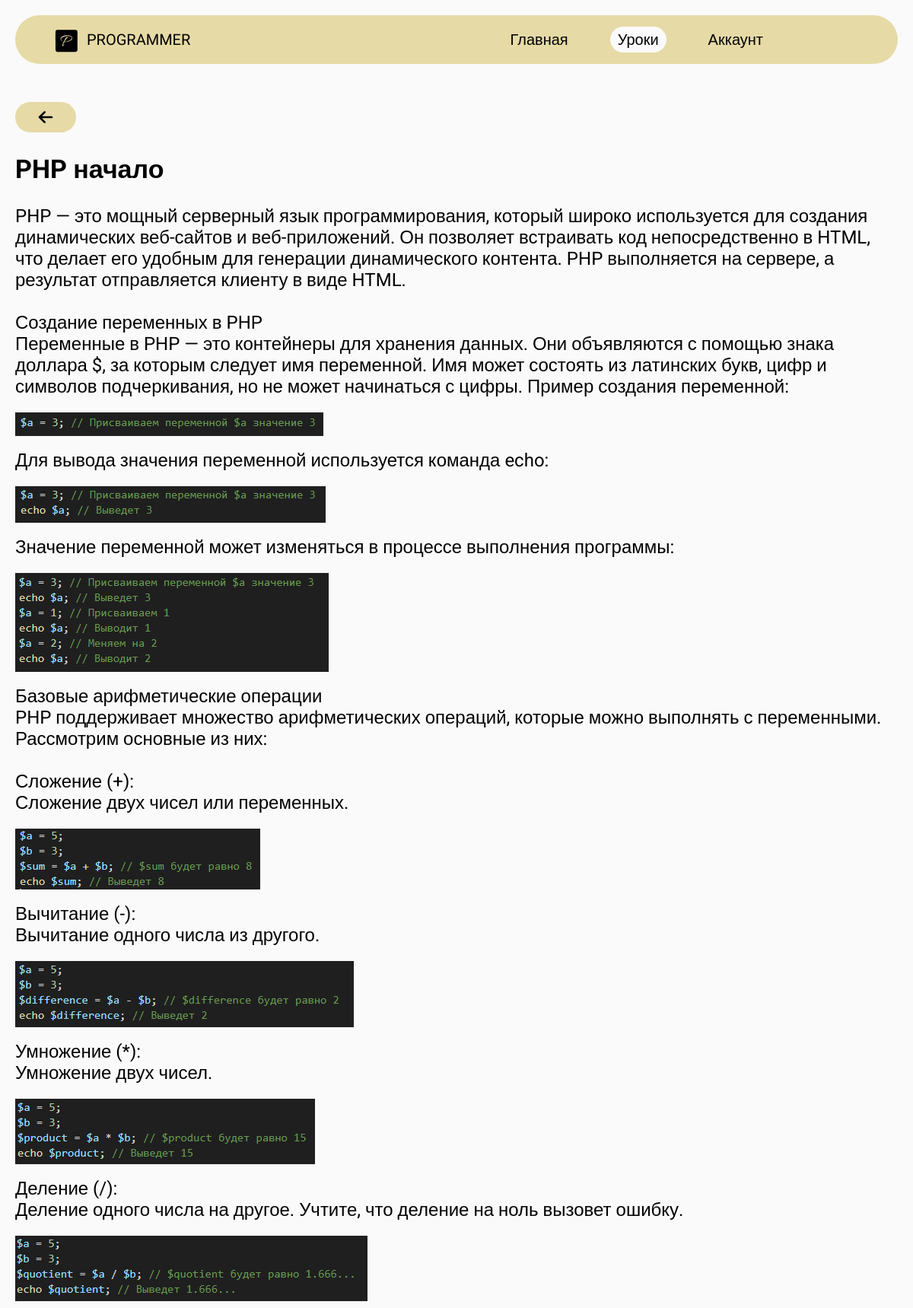
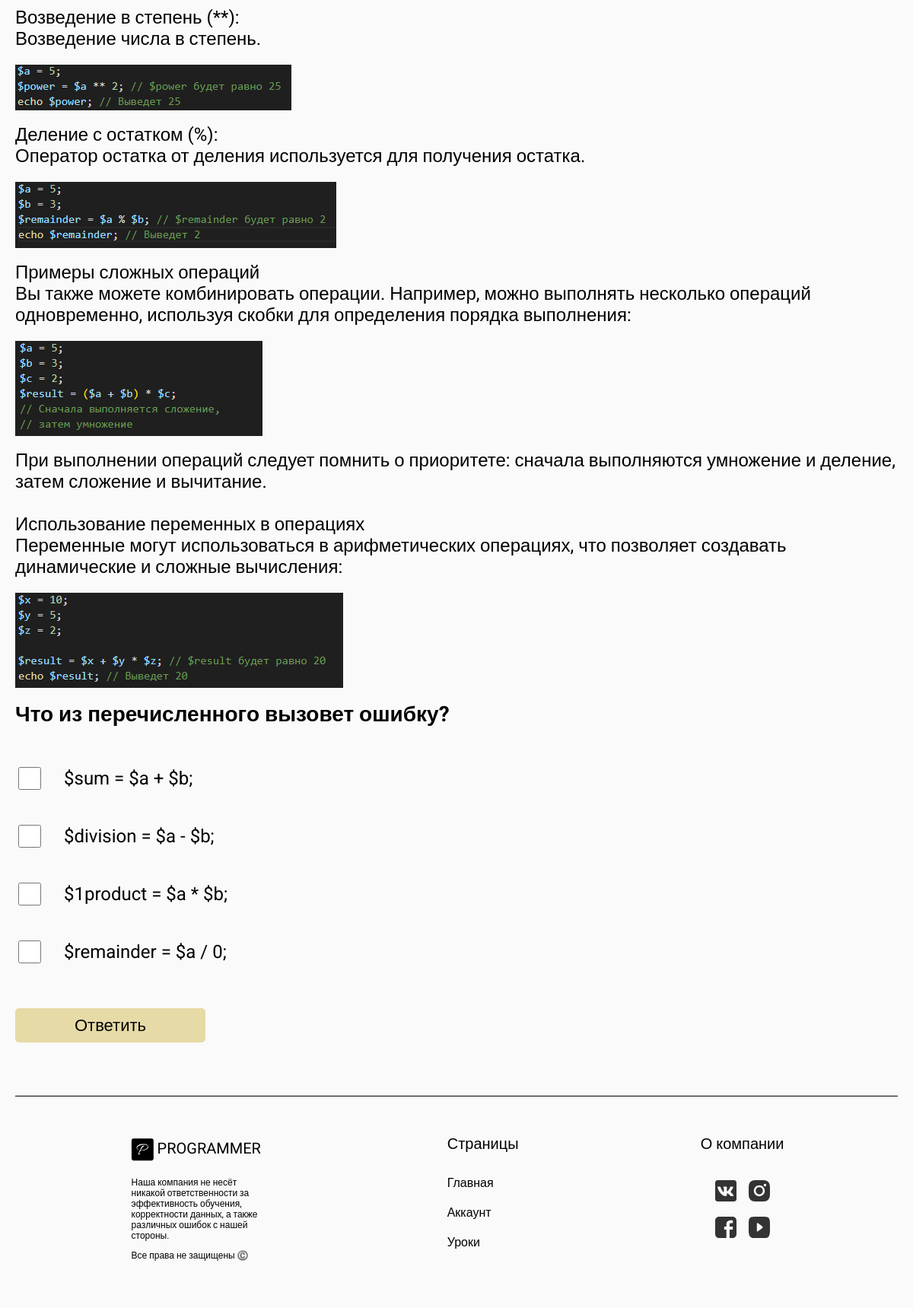
The app's page /lesson/1 (signed in) with its own data (2 pictures, top to bottom).
### app.py (models this page shows)
class Lessons(db.Model):
    __tablename__ = 'lessons'
    id = db.Column(db.Integer, primary_key=True)
    title = db.Column(db.String(100), nullable=False)
    text = db.Column(db.Text, nullable=False)
    questions = db.relationship('Questions', backref='lesson', lazy=True)
    passed = db.relationship('UsersPassed', backref='lesson', lazy=True)

class Questions(db.Model):
    __tablename__ = 'questions'
    id = db.Column(db.Integer, primary_key=True)
    question = db.Column(db.String(300), nullable=False)
    answers = db.Column(db.Text, nullable=False)
    isCorrect = db.Column(db.Text, nullable=False)
    lesson_id = db.Column(db.Integer, db.ForeignKey('lessons.id'), nullable=False)

### app.py (the view)
@app.route('/lesson/<int:lesson_id>' , methods=['GET','POST'])
@checkToken
def lesson(lesson_id):
    current_lesson = Lessons.query.get_or_404(lesson_id)
    if current_lesson:
        questions = Questions.query.filter_by(lesson_id=lesson_id).all()
        for question in questions:
            question.answer_load = json.loads(question.answers)
            question.isCorrect_load = json.loads(question.isCorrect)
        next_lesson = lesson_id+1
        last_lesson = Lessons.query.order_by(Lessons.id.desc()).first()
        if next_lesson>last_lesson.id:
            next_lesson = False
        lessonsDB = Lessons.query.all()
        passed_lesson = UsersPassed.query.filter_by(user=session['user_session']).all()
        available_lessons = set()
        for passed in passed_lesson:
            if passed.is_passed:
                available_lessons.add(passed.lesson_id)
        for lesson in lessonsDB:
            if lesson.id not in available_lessons:
                available_lessons.add(lesson.id)
                break
        if lesson_id in available_lessons:
            return render_template('lesson.html', lesson=current_lesson, questions=questions,active_page='lessons', next_lesson=next_lesson, available_lessons=available_lessons)
        else:
            return redirect(url_for('lessons'))
    else:
        return redirect(url_for('lessons'))

### app.py (called while the page is built)
def checkToken(f):
    @wraps(f)
    def decorated_function(*args, **kwargs):
        token = request.cookies.get(TOKEN_NAME)
        if token:
            user = UsersDB.query.filter_by(token=token).first()
            if user:
                session['user_session'] = user.username
                session['user_status'] = user.status
        return f(*args, **kwargs)
    return decorated_function

@app.before_request
def before_request():
    if 'user_session' not in session:
        token = request.cookies.get(TOKEN_NAME)
        if token:
            user = UsersDB.query.filter_by(token=token).first()
            if user:
                session['user_session'] = user.username
                session['user_status'] = user.status

### templates/lesson.html (shortened to what this page needs)
{% extends 'pattern.html' %}
{% block main %}
    {% if session['user_session'] %}
        <div class="lesson">
            <a href="{{ url_for('lessons')}}" class="lesson-href"><img src="../static/img/arrow-right.svg" alt=""></a>
            <h2 class="lesson-title">{{ lesson.title }}</h2>
            <p class="lesson-text">{{ lesson.text| safe}}</p>
            {% for question in questions %}
            <div class="lesson-test">
                <h3 class="lesson-test-question">{{ question.question }}</h3>
                {% if question.answer_load %}
                    <form class="lesson-test-form" id="lesson-test">
                        <ul class="lesson-test-form-ul">
                        {% for answer in question.answer_load %}
                            <li class="lesson-test-form-ul-li">
                                <input type="checkbox" name="test-checkbox" value="{{ loop.index}}" class="lesson-test-form-ul-checkbox">
                                <p class="lesson-test-form-ul-answer">{{ answer }}</p>
                            </li>
                        {% endfor %}
                        </ul>
                        <button type="button" class="lesson-test-form-button" id="{{lesson.id}}">Ответить</button>
                    </form>
                {% endif %}
            </div>
            {% endfor %}
        </div>
    {% else %}
        <script> window.location.href = "{{ url_for('index')}}"</script>
    {% endif %}
{% endblock %}

### static/css/main.css (style rules this page uses)
body { margin: 0; }
html { background-color: rgb(250, 250, 250); }
.lesson { max-width: 1200px; margin: 50px auto; padding: 0 20px; }
.lesson .lesson-href { text-decoration: none; color: black; width: 80px; height: 40px; border-radius: 20px; background-color: #e6daa6; border: none; font-size: 40px; display: flex; align-items: center; justify-content: center; cursor: pointer; }
.lesson .lesson-href img { width: 32px; rotate: 180deg; }
.lesson .lesson-title { font-size: 34px; }
.lesson .lesson-text { font-size: 24px; white-space: pre-wrap; }
.lesson .lesson-text img { max-width: 80%; display: flex; margin: 20px auto -10px 0; justify-content: left; }
.lesson .lesson-test .lesson-test-question { font-size: 28px; }
.lesson .lesson-test .lesson-test-form .lesson-test-form-ul { padding: 0; max-width: -moz-fit-content; max-width: fit-content; }
.lesson .lesson-test .lesson-test-form .lesson-test-form-ul .lesson-test-form-ul-li { display: flex; align-items: center; }
.lesson .lesson-test .lesson-test-form .lesson-test-form-ul .lesson-test-form-ul-answer { font-size: 24px; max-width: 500px; white-space: pre-wrap; }
.lesson .lesson-test .lesson-test-form .lesson-test-form-ul .lesson-test-form-ul-checkbox { width: 30px; height: 30px; margin-right: 30px; }
.lesson .lesson-test .lesson-test-form .lesson-test-form-button { margin: 20px 0; width: 250px; height: 45px; font-size: 22px; border: none; border-radius: 5px; background-color: #e6daa6; }

### templates/pattern.html (style rules this page uses)
* { font-family: "Roboto", sans-serif; }

### records on screen
Lessons: title "PHP начало", text "PHP — это мощный серверный язык программирования, который широко используется для создания динамических веб-сайтов и веб-приложений. Он позволяет встраивать код непосредственно в HTML, что делает его удобным для генерации динамического контента. PHP выполняется на сервере, а результат отправляется клиенту в виде HTML. Создание переменных в PHP Переменные в PHP — это контейнеры для хранения данных. Они объявляются с помощью знака доллара $, за которым следует имя переменной. Имя может состоять из латинских букв, цифр и символов подчеркивания, но не может начинаться с цифры. Пример создания переменной: Для вывода значения переменной используется команда echo: Значение переменной может…", text (picture)
Questions: question "Что из перечисленного вызовет ошибку?", answer_load "$sum = $a + $b;" "$division = $a - $b;" "$1product = $a * $b;" "$remainder = $a / 0;"
